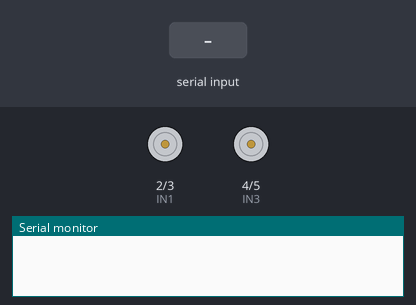
Simulated run of this sketch. Board: Arduino Uno, built with avr-gcc and run on an emulated ATmega328P. Parts: motor-driver pin pairs drawn as motors (green arrow = first pin HIGH = forward, orange = second pin HIGH = backward, longer = more drive), the last lines printed to the serial monitor. Inputs (shaded band) come from the test bench.

Above: at 1.2 s.
1.3 s: "F" received over the second serial link
At 2.1 s:
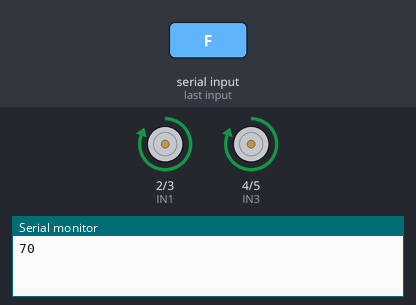
2.8 s: "B" received over the second serial link
At 3.3 s:
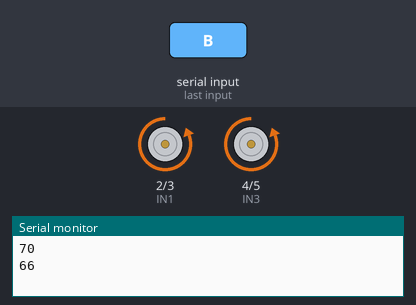
4.3 s: "L" received over the second serial link
At 5.5 s:
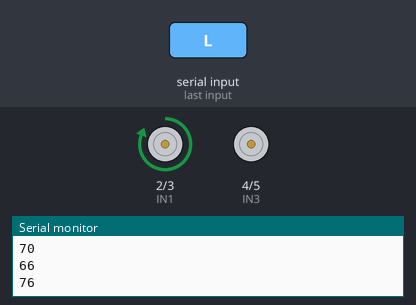
5.8 s: "R" received over the second serial link
At 6.8 s:
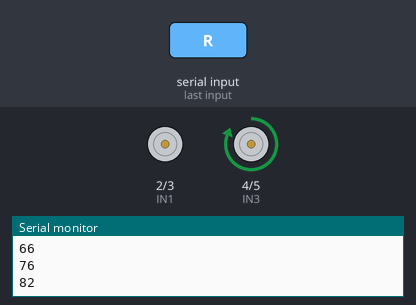
7.3 s: "S" received over the second serial link
At 7.9 s:
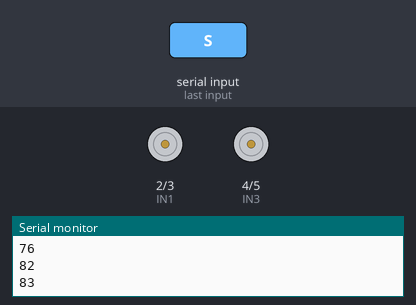
Timing chart, 0 to 9.8 s (numbered marks = the images above; inputs shaded):
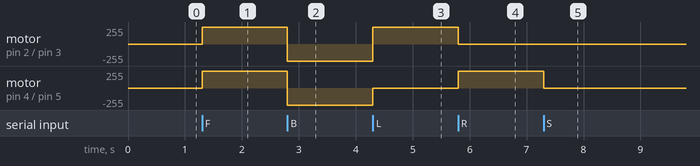

The sketch:

Moving_Car.ino
```cpp
  #include "SoftwareSerial.h"// import the serial library\

int IN1 = 2; // IN1 left
int IN2 = 3; // IN2 left
int IN3 = 4 ; // IN3 right
int IN4 = 5 ; // IN4 right

int BluetoothData; // save data recieved from the bluetooth module
SoftwareSerial HC05 (0,1); // RX, TX
int  Speed=255;

void setup() {
// Start serial for Bluetooth module
HC05.begin(9600);
Serial.begin (9600);
// define the H bridge's IN pins as an OUTPUT
pinMode( IN1,OUTPUT);
pinMode( IN2 ,OUTPUT);
pinMode( IN3,OUTPUT);
pinMode( IN4 ,OUTPUT);

}

// left half is hooked up together to rotate either clockwise or anticlockwise  and the same goes for the right half

void FORWARD(int Speed){

  // move the
  digitalWrite(IN1,1);
  digitalWrite(IN2,0);
  digitalWrite(IN3,1);
  digitalWrite(IN4,0);

}
void BACKWARD(int Speed){

 digitalWrite(IN1,0);
  digitalWrite(IN2,1);
  digitalWrite(IN3,0);
  digitalWrite(IN4,1);
 }
void LEFT(int Speed){

  digitalWrite(IN1,0);
  digitalWrite(IN2,0);
  digitalWrite(IN3,1);
  digitalWrite(IN4,0);
}
void RIGHT(int Speed){

  digitalWrite(IN1,1);
  digitalWrite(IN2,0);
  digitalWrite(IN3,0);
  digitalWrite(IN4,0);
}

void Stop(){

    digitalWrite(IN1,0);
  digitalWrite(IN2,0);
  digitalWrite(IN3,0);
  digitalWrite(IN4,0);
}


void FORWARDRIGHT(int Speed){

  digitalWrite(IN1,1);
  digitalWrite(IN2,0);
  digitalWrite(IN3,0);
  digitalWrite(IN4,0);
}


void FORWARDLEFT(int Speed){

  digitalWrite(IN1,0);
  digitalWrite(IN2,0);
  digitalWrite(IN3,1);
  digitalWrite(IN4,0);
}


void BACKWARDRIGHT(int Speed){

  digitalWrite(IN1,0);
  digitalWrite(IN2,1);
  digitalWrite(IN3,0);
  digitalWrite(IN4,0);
}


void BACKWARDLEFT(int Speed){

 digitalWrite(IN1,0);
  digitalWrite(IN2,0);
  digitalWrite(IN3,0);
  digitalWrite(IN4,1);
}


void loop() {

 if (HC05.available()){
 BluetoothData=HC05.read();
 Serial.println(BluetoothData);

/// FORWARD ///
  if(BluetoothData=='F'){   // if Forward direction pressed ....
   FORWARD(Speed);
   }

/// BACKWWARD ///
  if(BluetoothData=='B'){   // if Back direction pressed ....
  BACKWARD(Speed);}


/// LEFT ///
  if(BluetoothData=='L'){   // if Left direction pressed ....
  RIGHT(Speed);}


 /// RIGHT ///
  if(BluetoothData=='R'){   // if Right direction pressed ....
    LEFT(Speed);}

 /// forward right ///
  if(BluetoothData=='F' && BluetoothData=='R'){   // if F R direction pressed ....
    FORWARDLEFT(Speed);}

 /// forward left ///
  if(BluetoothData=='F' && BluetoothData=='L'){   // if F L direction pressed ....
    FORWARDRIGHT(Speed);}


 /// back right ///
  if(BluetoothData=='B' && BluetoothData=='R'){   // if B R direction pressed ....
    BACKWARDLEFT(Speed);}


 /// back right ///
  if(BluetoothData=='B' && BluetoothData=='L'){   // if B L direction pressed ....
    BACKWARDRIGHT(Speed);}


  if(BluetoothData=='S'){   // if nothing pressed ....
  Stop();}

   if(BluetoothData=='0'){  Speed=25 ;}
   if(BluetoothData=='1'){  Speed=50; }
   if(BluetoothData=='2'){  Speed=75; }
   if(BluetoothData=='3'){  Speed=100; }
   if(BluetoothData=='4'){  Speed=125; }
   if(BluetoothData=='5'){  Speed=150; }
   if(BluetoothData=='6'){  Speed=175; }
   if(BluetoothData=='7'){  Speed=200; }
   if(BluetoothData=='8'){  Speed=225; }
   if(BluetoothData=='9'){  Speed=255; }
   if(BluetoothData=='q'){  Speed=255; }
  }
}
```

Measured:
- after the input at 1.3 s, motor on pin 2 (IN1) / pin 3 (IN2), motor on pin 4 (IN3) / pin 5 (IN4): stopped → forward 255/255 at once
- after the input at 2.8 s, motor on pin 2 (IN1) / pin 3 (IN2), motor on pin 4 (IN3) / pin 5 (IN4): forward 255/255 → backward 255/255 at once
- after the input at 4.3 s, motor on pin 2 (IN1) / pin 3 (IN2): backward 255/255 → forward 255/255 at once; motor on pin 4 (IN3) / pin 5 (IN4): backward 255/255 → stopped at once
- after the input at 5.8 s, motor on pin 2 (IN1) / pin 3 (IN2): forward 255/255 → stopped at once; motor on pin 4 (IN3) / pin 5 (IN4): stopped → forward 255/255 at once
- after the input at 7.3 s, motor on pin 4 (IN3) / pin 5 (IN4): forward 255/255 → stopped at once
